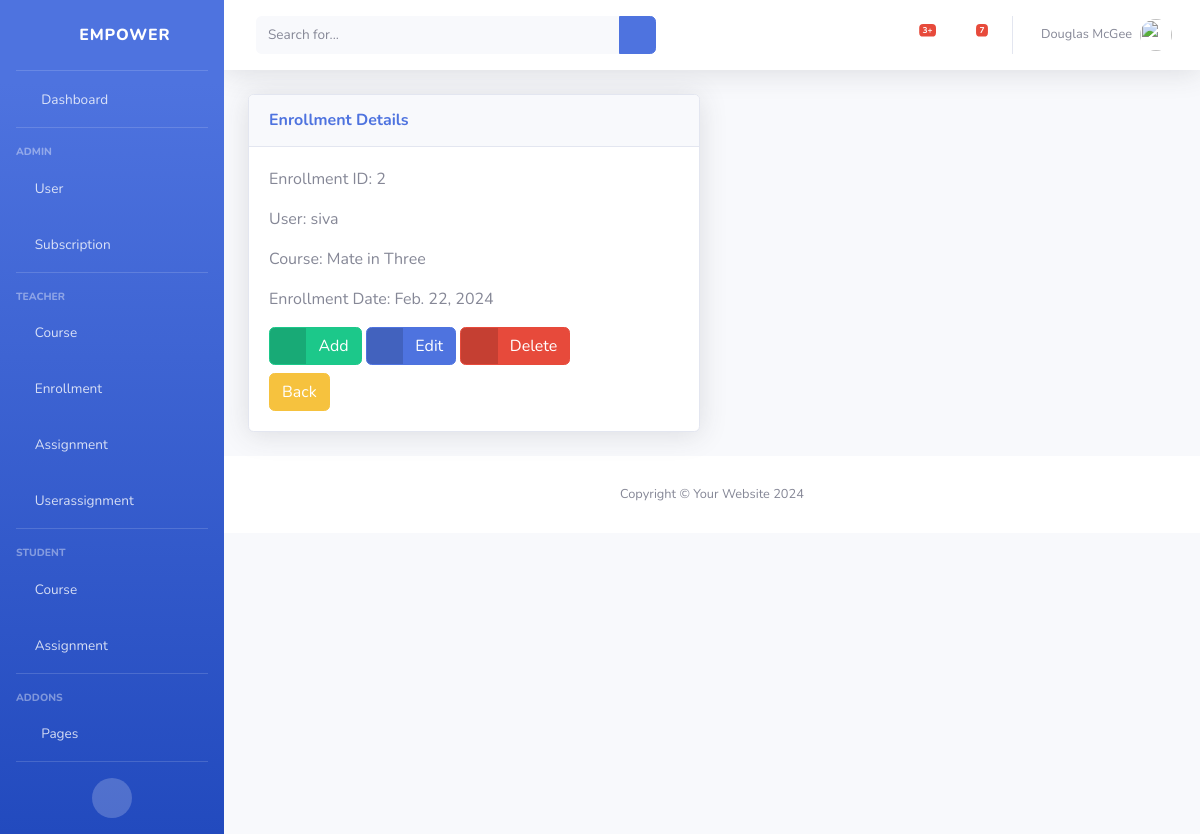
The page /enrollment/2/ on the database as committed earlier.
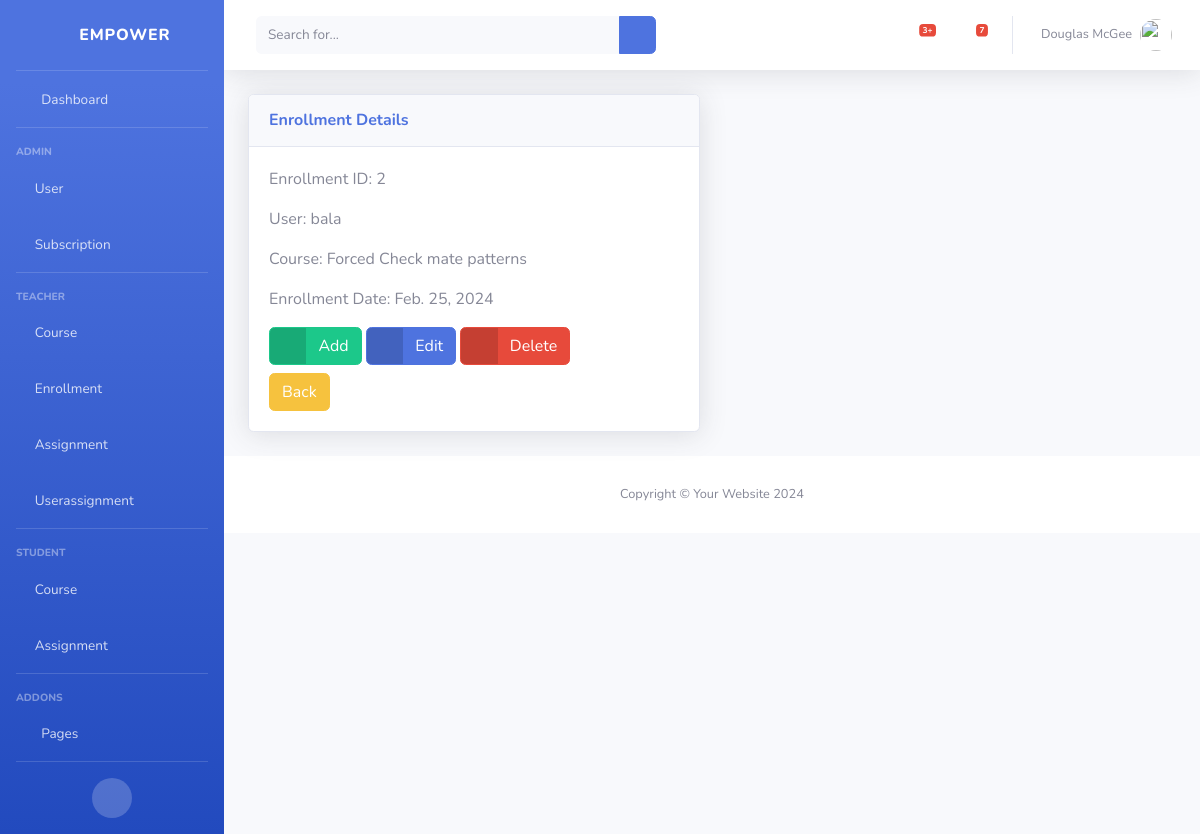
The same page on the database as committed later.
### classRoom/models.py (models this page shows)
class Enrollment(models.Model):
    id = models.AutoField(primary_key=True)
    user = models.ForeignKey(User, on_delete=models.CASCADE)
    course = models.ForeignKey(Course, on_delete=models.CASCADE)
    enrollment_date = models.DateField()

class User(models.Model):
    id = models.AutoField(primary_key=True)
    username = models.CharField(max_length=50)
    password = models.CharField(max_length=50)
    email = models.EmailField()

class Course(models.Model):
    id = models.AutoField(primary_key=True)
    course_name = models.CharField(max_length=100)
    course_description = models.TextField()

### classRoom/views.py (the view)
# urls.py: path('enrollment/<int:enrollment_id>/',view_enrollment,name="view_enrollment"),
def view_enrollment(request, enrollment_id):
    enrollment = get_object_or_404(Enrollment, pk=enrollment_id)
    return render(request, 'view_enrollment.html', {'enrollment': enrollment})

### classRoom/templates/view_enrollment.html (shortened to what this page needs)
{% extends 'base.html' %}
{% block content %}
<div class="row">
    <div class="col-lg-6">
        <div class="card shadow mb-4">
            <div class="card-header py-3">
                <h6 class="m-0 font-weight-bold text-primary">Enrollment Details</h6>
            </div>
            <div class="card-body">
                <p class="card-text">Enrollment ID: {{ enrollment.id }}</p>
                <p class="card-text">User: {{ enrollment.user.username }}</p>
                <p class="card-text">Course: {{ enrollment.course.course_name }}</p>
                <p class="card-text">Enrollment Date: {{ enrollment.enrollment_date }}</p>
                <a href="/enrollment/add/" class="btn btn-success btn-icon-split">
                    <span class="icon text-white-50">
                        <i class="fas fa-check"></i>
                    </span>
                    <span class="text">Add</span>
                </a>
                <a href="/enrollment/{{ enrollment.id }}/edit/" class="btn btn-primary btn-icon-split">
                    <span class="icon text-white-50">
                        <i class="fas fa-flag"></i>
                    </span>
                    <span class="text">Edit</span>
                </a>
                <a href="/enrollment/{{ enrollment.id }}/delete/" class="btn btn-danger btn-icon-split">
                    <span class="icon text-white-50">
                        <i class="fas fa-trash"></i>
                    </span>
                    <span class="text">Delete</span>
                </a>
                <a href="/enrollments/" class="btn btn-warning btn-icon-split">
                    <span class="text">Back</span>
                </a>
            </div>
        </div>
    </div>
</div>
{% endblock %}

Rows that differ between the two databases and show on the page:
changed Enrollment id 2: user.username "siva" → "bala"; course.course_name "Mate in Three" → "Forced Check mate patterns"; enrollment_date "Feb. 22, 2024" → "Feb. 25, 2024"
